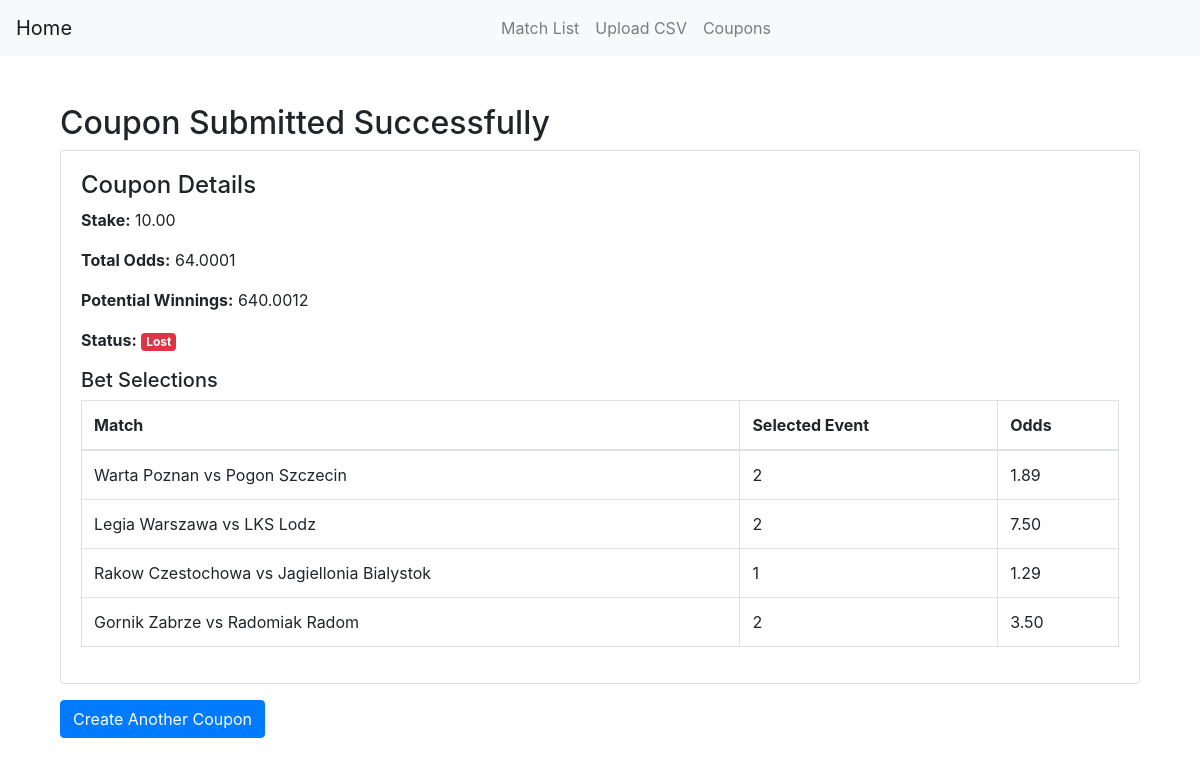
Page /coupon/2/ on the committed database.
### main/models.py (models this page shows, shortened)
class Coupon(models.Model):
    matches = models.ManyToManyField('Match', through='BetSelection')
    stake = models.DecimalField(max_digits=12, decimal_places=2)
    total_odds = models.DecimalField(max_digits=12, decimal_places=4)
    potential_winnings = models.DecimalField(max_digits=12, decimal_places=4)
    created_at = models.DateTimeField(auto_now_add=True)
    status = models.CharField(max_length=20, default="Pending")

class BetSelection(models.Model):
    coupon = models.ForeignKey(Coupon, on_delete=models.CASCADE)
    match = models.ForeignKey('Match', on_delete=models.CASCADE)
    event = models.CharField(max_length=50)  # Home Win, Draw, Away Win
    odds = models.DecimalField(max_digits=5, decimal_places=2)

class Match(models.Model):
    match_date = models.DateTimeField()
    team1 = models.CharField(max_length=100)
    team2 = models.CharField(max_length=100)
    result = models.CharField(max_length=10, blank=True, null=True)
    odds_ft_home_team_win = models.DecimalField(max_digits=5, decimal_places=2)
    odds_ft_draw = models.DecimalField(max_digits=5, decimal_places=2)
    odds_ft_away_team_win = models.DecimalField(max_digits=5, decimal_places=2)

### main/views.py (the view)
# urls.py: path('coupon/<int:coupon_id>/', views.coupon, name='coupon'),
def coupon(request, coupon_id=None):
    coupon = get_object_or_404(Coupon, id=coupon_id)
    bet_selections = BetSelection.objects.filter(coupon=coupon)
    return render(request, 'coupon.html', {
        'coupon': coupon,
        'bet_selections': bet_selections  # Pass the bet selections to the template
    })

### templates/coupon.html
{% extends 'base.html' %}
{% load static %}
{% block content %}
<div class="container mt-5">
    <h2>Coupon Submitted Successfully</h2>
    <div class="card">
        <div class="card-body">
            <h4>Coupon Details</h4>
            <p><strong>Stake:</strong> {{ coupon.stake }}</p>
            <p><strong>Total Odds:</strong> {{ coupon.total_odds }}</p>
            <p><strong>Potential Winnings:</strong> {{ coupon.potential_winnings }}</p>
            <p><strong>Status:</strong>
                <span class="badge
                    {% if coupon.status == 'Won' %}
                        badge-success
                    {% elif coupon.status == 'Lost' %}
                        badge-danger
                    {% else %}
                        badge-secondary
                    {% endif %}">
                    {{ coupon.status }}
                </span>
            </p>
            <h5>Bet Selections</h5>
            <table class="table table-bordered">
                <thead>
                    <tr>
                        <th>Match</th>
                        <th>Selected Event</th>
                        <th>Odds</th>
                    </tr>
                </thead>
                <tbody>
                    {% for selection in bet_selections %}
                    <tr>
                        <td>{{ selection.match.team1 }} vs {{ selection.match.team2 }}</td>
                        <td>{{ selection.event }}</td>
                        <td>{{ selection.odds }}</td>
                    </tr>
                    {% endfor %}
                </tbody>
            </table>
        </div>
    </div>
    <a href="{% url 'match_list' %}" class="btn btn-primary mt-3">Create Another Coupon</a>
</div>
{% endblock %}

### rows in the picture
Coupon: stake "10.00", total_odds "64.0001", potential_winnings "640.0012", status "Lost"
BetSelection: match.team1 "Warta Poznan", match.team2 "Pogon Szczecin", event "2", odds "1.89"
BetSelection: match.team1 "Legia Warszawa", match.team2 "LKS Lodz", event "2", odds "7.50"
BetSelection: match.team1 "Rakow Czestochowa", match.team2 "Jagiellonia Bialystok", event "1", odds "1.29"
BetSelection: match.team1 "Gornik Zabrze", match.team2 "Radomiak Radom", event "2", odds "3.50"
